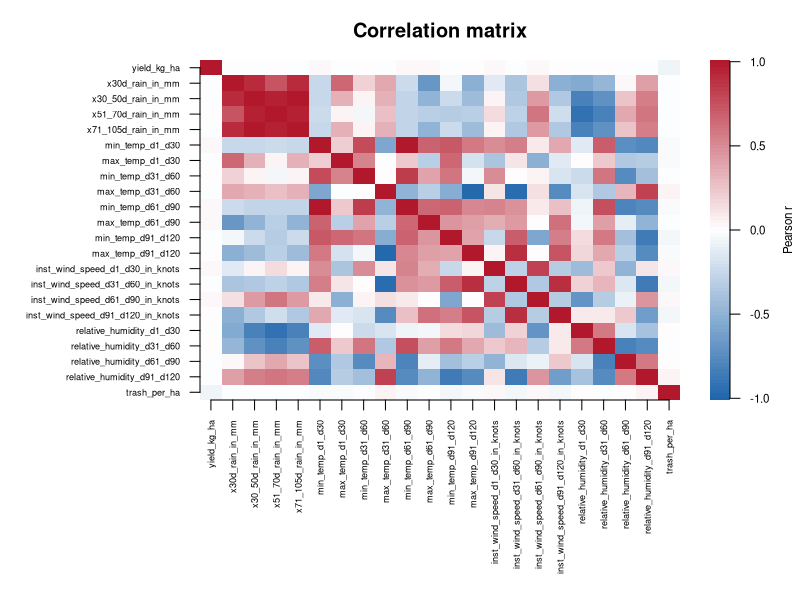

The R source for this figure:
graphics.off()

paddy_merged <- read.csv("paddy_merged.csv", stringsAsFactors = FALSE)
paddy_merged$trash_per_ha <- paddy_merged$trash_in_bundles / paddy_merged$hectares

clim_cols <- grep("temp|rain|humidity|wind_speed", names(paddy_merged), value = TRUE)
clim_cols <- clim_cols[sapply(paddy_merged[clim_cols], is.numeric)]
cm <- cor(paddy_merged[, c("yield_kg_ha", clim_cols, "trash_per_ha")])

n <- ncol(cm)
pal <- colorRampPalette(c("#2166AC", "white", "#B2182B"))(100)

png("plot_correlation_matrix.png", width = 2000, height = 1800, res = 200)
layout(matrix(1:2, nrow = 1), widths = c(7, 1))      # wider key panel
par(mar = c(10, 10, 3, 1))
image(1:n, 1:n, t(cm[n:1, ]), col = pal, zlim = c(-1, 1),
      axes = FALSE, xlab = "", ylab = "", main = "Correlation matrix")
axis(1, 1:n, colnames(cm), las = 2, cex.axis = 0.55)
axis(2, 1:n, rev(rownames(cm)), las = 2, cex.axis = 0.55)

par(mar = c(10, 0.5, 3, 3.5))                        # smaller margins for the key
image(1, seq(-1, 1, length.out = 100), matrix(seq(-1, 1, length.out = 100), nrow = 1),
      col = pal, axes = FALSE, xlab = "", ylab = "")
axis(4, las = 1, cex.axis = 0.7)
mtext("Pearson r", side = 4, line = 2.3, cex = 0.7)
dev.off()
